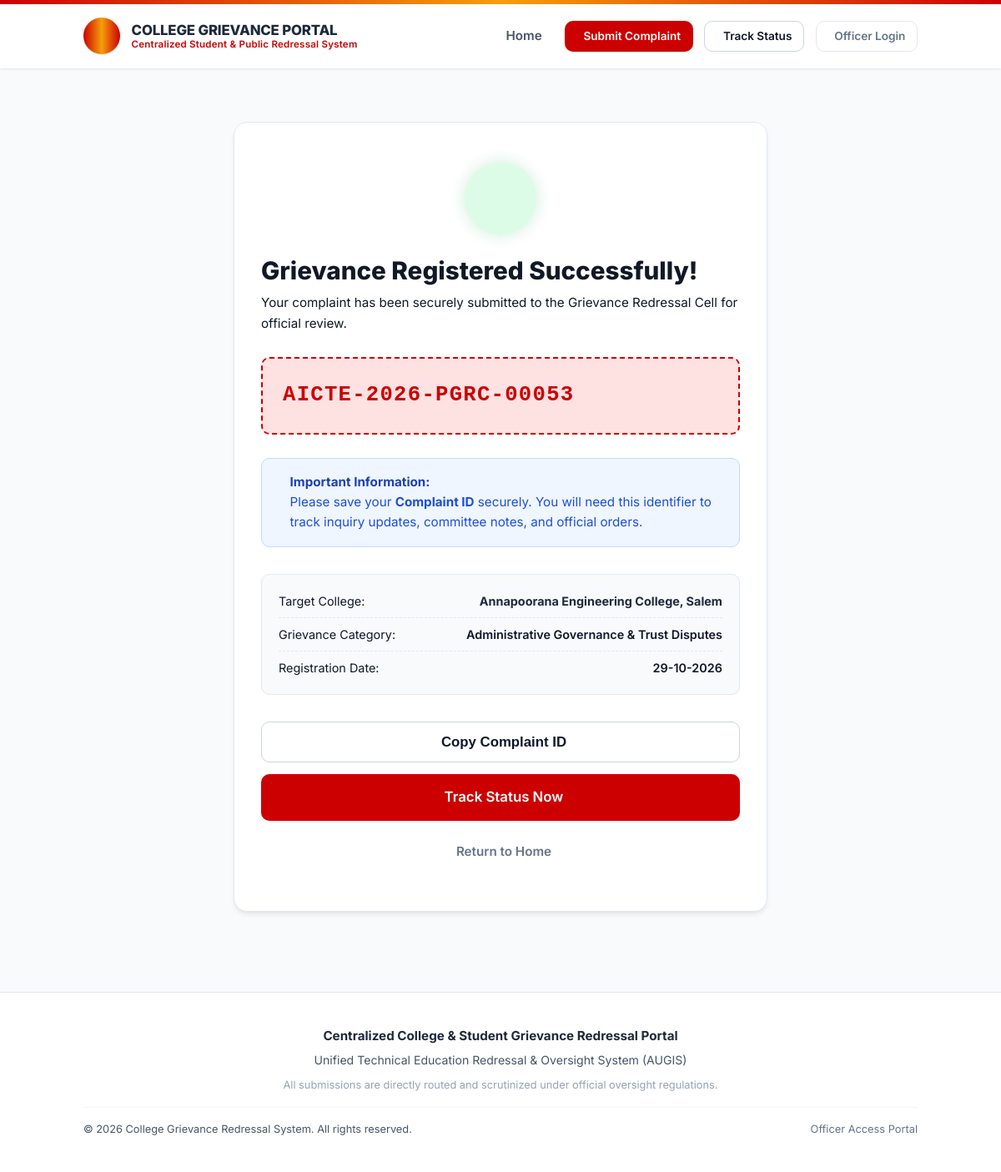
/complaint/success/AICTE-2026-PGRC-00053/, run on the app's committed database.
### apps/complaints/models.py (models this page shows, shortened)
class Complaint(models.Model):
    class Status(models.TextChoices):
        PENDING = 'PENDING', 'Pending'
        UNDER_PROCESS = 'UNDER_PROCESS', 'Under Process'
        TRANSFERRED = 'TRANSFERRED', 'Transferred'
        ESCALATED = 'ESCALATED', 'Escalated'
        DISPOSED = 'DISPOSED', 'Disposed'
    class Priority(models.TextChoices):
        LOW = 'LOW', 'Low'
        MEDIUM = 'MEDIUM', 'Medium'
        HIGH = 'HIGH', 'High'
        URGENT = 'URGENT', 'Urgent'
    class SourceChannel(models.TextChoices):
        PORTAL = 'PORTAL', 'Online Web Portal'
        CPGRAMS_FORWARD = 'CPGRAMS_FORWARD', 'CPGRAMS Forward'
        EMAIL = 'EMAIL', 'Official Email'
        PHYSICAL_LETTER = 'PHYSICAL_LETTER', 'Physical Letter / Petition'
        REGULATORY_INSPECTION = 'REGULATORY_INSPECTION', 'Regulatory Inspection Finding'
    id = models.UUIDField(primary_key=True, default=uuid.uuid4, editable=False)
    complaint_no = models.CharField(
        max_length=50,
        unique=True,
        db_index=True,
        help_text="Unique Human-Readable ID, e.g. AICTE-2026-PGRC-00104"
    )
    institution = models.ForeignKey(
        Institution,
        on_delete=models.PROTECT,
        related_name='complaints',
        help_text="Target Educational Institution"
    )
    title = models.CharField(max_length=255)
    description = models.TextField(help_text="Original grievance / complaint description")
    category = models.ForeignKey(
        ComplaintCategory,
        on_delete=models.PROTECT,
        related_name='complaints'
    )
    source_channel = models.CharField(
        max_length=50,
        choices=SourceChannel.choices,
        default=SourceChannel.PORTAL
    )
    external_reference_no = models.CharField(
        max_length=100,
        blank=True,
        help_text="Optional external ID (CPGRAMS ref, diary no, court case no)"
    )
    date_received = models.DateField(default=timezone.now, db_index=True)
    current_status = models.CharField(
        max_length=30,
        choices=Status.choices,
        default=Status.PENDING,
        db_index=True
    )
    priority = models.CharField(
        max_length=20,
        choices=Priority.choices,
        default=Priority.MEDIUM,
        db_index=True
    )
    currently_assigned_bureau = models.ForeignKey(
        Bureau,
        on_delete=models.PROTECT,
        related_name='assigned_complaints'
    )
    currently_assigned_officer = models.ForeignKey(
        settings.AUTH_USER_MODEL,
        null=True,
        blank=True,
        on_delete=models.SET_NULL,
        related_name='assigned_complaints'
    )
    last_action_date = models.DateTimeField(auto_now=True)
    next_action_required = models.CharField(max_length=255, blank=True)
    expected_disposal_date = models.DateField(null=True, blank=True, db_index=True)
    applicable_sla_policy = models.ForeignKey(
        'notifications.SLAPolicy',
        null=True,
        blank=True,
        on_delete=models.SET_NULL,
        related_name='governed_complaints'
    )
    created_by = models.ForeignKey(
        settings.AUTH_USER_MODEL,
        null=True,
        blank=True,
        on_delete=models.SET_NULL,
        related_name='registered_complaints'
    )
    disposed_at = models.DateTimeField(null=True, blank=True)
    closure_remarks = models.TextField(blank=True)
    complainant_name = models.CharField(max_length=150, blank=True, default='')
    complainant_email = models.EmailField(blank=True, default='')
    complainant_phone = models.CharField(max_length=20, blank=True, default='')
    complainant_type = models.CharField(
        max_length=50,
        blank=True,
        default='STUDENT',
        help_text="Student, Faculty, Parent, or Public Complainant"
    )
    issue_location = models.CharField(max_length=255, blank=True, default='', help_text="Campus Block, Department, Lab, Hostel or Street Location")
    area = models.CharField(max_length=150, blank=True, default='', help_text="Area / District / Ward")
    is_email_verified = models.BooleanField(default=False)
    created_at = models.DateTimeField(auto_now_add=True, db_index=True)
    updated_at = models.DateTimeField(auto_now=True)
    class Meta:
        ordering = ['-created_at']
        verbose_name = 'Complaint'
        verbose_name_plural = 'Complaints'
        indexes = [
            models.Index(fields=['currently_assigned_bureau', 'current_status']),
            models.Index(fields=['institution', 'current_status']),
            models.Index(fields=['current_status', 'expected_disposal_date']),
        ]

class ComplaintCategory(models.Model):
    id = models.UUIDField(primary_key=True, default=uuid.uuid4, editable=False)
    code = models.CharField(max_length=50, unique=True, help_text="e.g. CAPITATION_FEE, FACULTY_DEFICIENCY")
    name = models.CharField(max_length=150)
    description = models.TextField(blank=True)
    default_sla_days = models.PositiveIntegerField(default=30)
    is_active = models.BooleanField(default=True)
    class Meta:
        ordering = ['name']
        verbose_name = 'Complaint Category'
        verbose_name_plural = 'Complaint Categories'

### apps/institutions/models.py (models this page shows, shortened)
class Institution(models.Model):
    class InstitutionType(models.TextChoices):
        ENGINEERING = 'ENGINEERING', 'Engineering & Technology'
        MANAGEMENT = 'MANAGEMENT', 'Management / MBA / PGDM'
        PHARMACY = 'PHARMACY', 'Pharmacy'
        POLYTECHNIC = 'POLYTECHNIC', 'Polytechnic Diploma'
        ARCHITECTURE = 'ARCHITECTURE', 'Architecture & Planning'
        HOTEL_MGMT = 'HOTEL_MGMT', 'Hotel Management & Catering'
        OTHER = 'OTHER', 'Other Technical Institution'
    class Status(models.TextChoices):
        ACTIVE = 'ACTIVE', 'Active / Approved'
        UNDER_SCRUTINY = 'UNDER_SCRUTINY', 'Under Regulatory Scrutiny'
        APPROVAL_WITHHELD = 'APPROVAL_WITHHELD', 'Approval Withheld'
        CLOSED = 'CLOSED', 'Closed / De-affiliated'
    id = models.UUIDField(primary_key=True, default=uuid.uuid4, editable=False)
    aicte_permanent_id = models.CharField(
        max_length=50,
        unique=True,
        db_index=True,
        help_text="Unique AICTE Permanent Institution ID, e.g. 1-123456789"
    )
    name = models.CharField(max_length=255, db_index=True)
    normalized_name = models.CharField(max_length=255, db_index=True, blank=True)
    institution_type = models.CharField(
        max_length=50,
        choices=InstitutionType.choices,
        default=InstitutionType.ENGINEERING
    )
    address = models.TextField()
    district = models.CharField(max_length=100)
    state = models.CharField(max_length=100)
    region = models.CharField(
        max_length=50,
        choices=User.Region.choices,
        db_index=True
    )
    pincode = models.CharField(max_length=10)
    contact_email = models.EmailField(blank=True)
    contact_phone = models.CharField(max_length=30, blank=True)
    operational_status = models.CharField(
        max_length=30,
        choices=Status.choices,
        default=Status.ACTIVE
    )
    created_at = models.DateTimeField(auto_now_add=True)
    updated_at = models.DateTimeField(auto_now=True)
    class Meta:
        ordering = ['name']
        verbose_name = 'Institution'
        verbose_name_plural = 'Institutions'
        indexes = [
            models.Index(fields=['region', 'operational_status']),
            models.Index(fields=['state', 'district']),
        ]

### apps/complaints/public_views.py (the view)
# urls.py: path('complaint/success/<str:complaint_no>/', public_views.public_success_view, name='success'),
def public_success_view(request, complaint_no):
    complaint = Complaint.objects.filter(complaint_no=complaint_no).first()
    if not complaint:
        messages.error(request, "Invalid or non-existent complaint reference ID.")
        return redirect('public:index')
    return render(request, 'public/success.html', {'complaint': complaint})

### apps/notifications/context_processors.py (called while the page is built)
def unread_notifications_count(request):
    if request.user.is_authenticated:
        count = Notification.objects.filter(recipient=request.user, is_read=False).count()
        return {'unread_notifications_count': count}
    return {'unread_notifications_count': 0}

### templates/public/success.html (shortened to what this page needs)
{% extends "public/base_public.html" %}
{% block content %}
<div class="animate-fade-in text-center" style="max-width: 640px; margin: 2rem auto;">
    <div class="portal-card" style="padding: 3rem 2rem;">
        <div class="success-icon">
        </div>
        <h2 class="hero-title" style="font-size: 1.85rem; color: #111827; margin-bottom: 0.5rem;">
            Grievance Registered Successfully!
        </h2>
        <p class="text-muted mt-2" style="font-size: 0.95rem;">
            Your complaint has been securely submitted to the Grievance Redressal Cell for official review.
        </p>
        <div class="complaint-id-box" id="complaintIdBox">
            {{ complaint.complaint_no }}
        </div>
        <div class="portal-alert portal-alert-info text-left" style="text-align: left; margin-bottom: 2rem;">
            <div>
                <strong style="color: #1e40af;">Important Information:</strong><br>
                Please save your <strong>Complaint ID</strong> securely. You will need this identifier to track inquiry updates, committee notes, and official orders.
            </div>
        </div>
        <div style="background: #f8fafc; border: 1px solid #e2e8f0; border-radius: var(--radius-md); padding: 1.25rem; text-align: left; margin-bottom: 2rem; font-size: 0.9rem;">
            <div style="display: flex; justify-content: space-between; margin-bottom: 0.5rem; border-bottom: 1px dashed #e2e8f0; padding-bottom: 0.5rem;">
                <span class="text-muted">Target College:</span>
                <span style="font-weight: 700; color: #1e293b;">{{ complaint.institution.name }}</span>
            </div>
            <div style="display: flex; justify-content: space-between; margin-bottom: 0.5rem; border-bottom: 1px dashed #e2e8f0; padding-bottom: 0.5rem;">
                <span class="text-muted">Grievance Category:</span>
                <span style="font-weight: 600;">{{ complaint.category.name }}</span>
            </div>
            <div style="display: flex; justify-content: space-between;">
                <span class="text-muted">Registration Date:</span>
                <span style="font-weight: 600;">{{ complaint.date_received|date:"d-m-Y" }}</span>
            </div>
        </div>
        <div style="display: flex; flex-direction: column; gap: 0.85rem;">
            <button onclick="copyComplaintId()" class="btn btn-outline btn-block" id="copyBtn" style="font-size: 1.05rem; padding: 0.85rem;">
                 Copy Complaint ID
            </button>
            <a href="{% url 'public:detail' complaint_no=complaint.complaint_no %}" class="btn btn-primary btn-block" style="font-size: 1.05rem; padding: 0.85rem;">
                 Track Status Now
            </a>
            <a href="{% url 'public:index' %}" class="btn btn-outline btn-block" style="border-color: transparent; color: #64748b;">
                 Return to Home
            </a>
        </div>
    </div>
</div>
{% endblock %}

### static/css/public_portal.css (style rules this page uses)
:root { --primary-color: #cc0000; --primary-hover: #a30000; --primary-light: #fee2e2; --primary-subtle: #fef2f2; --secondary-color: #d97706; --secondary-hover: #b45309; --secondary-light: #fef3c7; --accent-gold: #fbbf24; --accent-gold-dark: #d97706; --bg-color: #f8fafc; --bg-card: #ffffff; --text-main: #0f172a; --text-muted: #475569; --text-light: #ffffff; --border-color: #e2e8f0; --border-focus: #cc0000; --portal-gradient: linear-gradient(90deg, #cc0000 0%, #f59e0b 50%, #cc0000 100%); --status-pending: #f59e0b; --status-process: #2563eb; --status-escalated: #dc2626; --status-disposed: #16a34a; --radius-sm: 0.375rem; --radius-md: 0.625rem; --radius-lg: 1rem; --radius-xl: 1.5rem; --container-max: 1040px; --shadow-sm: 0 1px 3px 0 rgb(0 0 0 / 0.07), 0 1px 2px -1px rgb(0 0 0 / 0.07); --shadow-md: 0 4px 6px -1px rgb(0 0 0 / 0.08), 0 2px 4px -2px rgb(0 0 0 / 0.06); --shadow-lg: 0 10px 20px -3px rgb(0 0 0 / 0.09), 0 4px 6px -4px rgb(0 0 0 / 0.05); --shadow-glow: 0 0 16px rgba(204, 0, 0, 0.2); --font-family: 'Inter', 'Mukta Malar', system-ui, -apple-system, sans-serif; --transition-fast: 0.2s ease; --transition-normal: 0.3s ease; }
* { margin: 0; padding: 0; box-sizing: border-box; }
body.public-portal { font-family: var(--font-family); background-color: var(--bg-color); color: var(--text-main); line-height: 1.6; -webkit-font-smoothing: antialiased; min-height: 100vh; display: flex; flex-direction: column; }
a { text-decoration: none; color: var(--primary-color); transition: color var(--transition-fast); }
.btn { display: inline-flex; align-items: center; justify-content: center; gap: 0.5rem; padding: 0.65rem 1.35rem; border-radius: var(--radius-md); font-weight: 600; font-size: 0.95rem; cursor: pointer; transition: all var(--transition-fast); border: 1px solid transparent; text-decoration: none; }
.btn-primary { background-color: var(--primary-color); color: white !important; box-shadow: var(--shadow-sm); }
.btn-outline { background-color: transparent; border-color: #cbd5e1; color: var(--text-main); }
.btn-block { width: 100%; }
.hero-title { font-size: 2.25rem; font-weight: 800; color: #111827; margin-bottom: 1rem; line-height: 1.3; }
.portal-card { background: var(--bg-card); border-radius: var(--radius-lg); box-shadow: var(--shadow-md); padding: 2.25rem; border: 1px solid var(--border-color); margin-bottom: 2rem; transition: transform var(--transition-fast), box-shadow var(--transition-fast); }
.portal-alert { padding: 1rem 1.25rem; border-radius: var(--radius-md); margin-bottom: 1.5rem; font-size: 0.95rem; display: flex; align-items: flex-start; gap: 0.85rem; }
.portal-alert-info { background-color: #eff6ff; color: #1d4ed8; border: 1px solid #bfdbfe; }
.success-icon { width: 86px; height: 86px; background-color: #dcfce7; color: #16a34a; border-radius: 50%; display: flex; align-items: center; justify-content: center; font-size: 3.25rem; margin: 0 auto 1.5rem; box-shadow: 0 0 20px rgba(22, 163, 74, 0.2); }
.complaint-id-box { background-color: var(--primary-light); color: var(--primary-color); border: 2px dashed var(--primary-color); padding: 1.5rem; border-radius: var(--radius-md); font-size: 1.6rem; font-weight: 800; margin: 1.75rem 0; letter-spacing: 0.05em; font-family: 'Courier New', Courier, monospace; word-break: break-all; }
.animate-fade-in { animation: fadeIn 0.4s ease-out forwards; }

### data on the page
Complaint: complaint_no "AICTE-2026-PGRC-00053", institution.name "Annapoorana Engineering College, Salem", category.name "Administrative Governance & Trust Disputes", date_received "29-10-2026"
